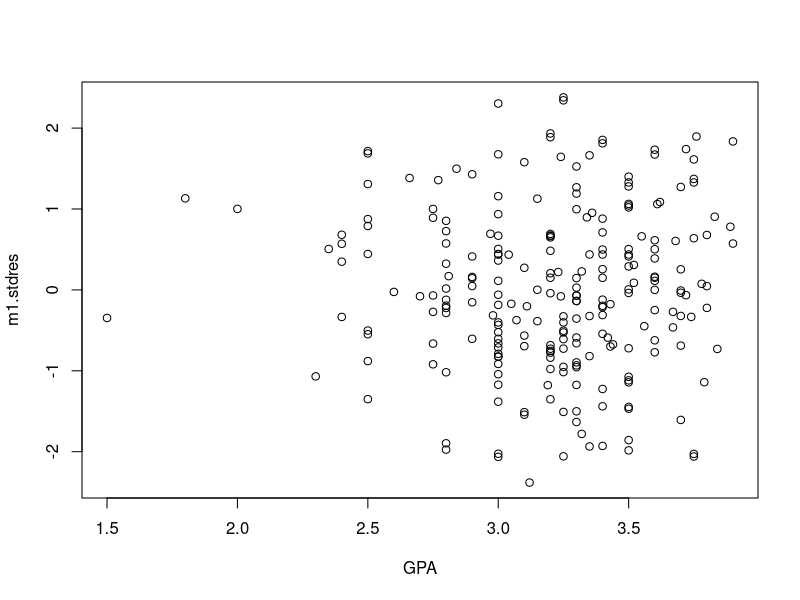
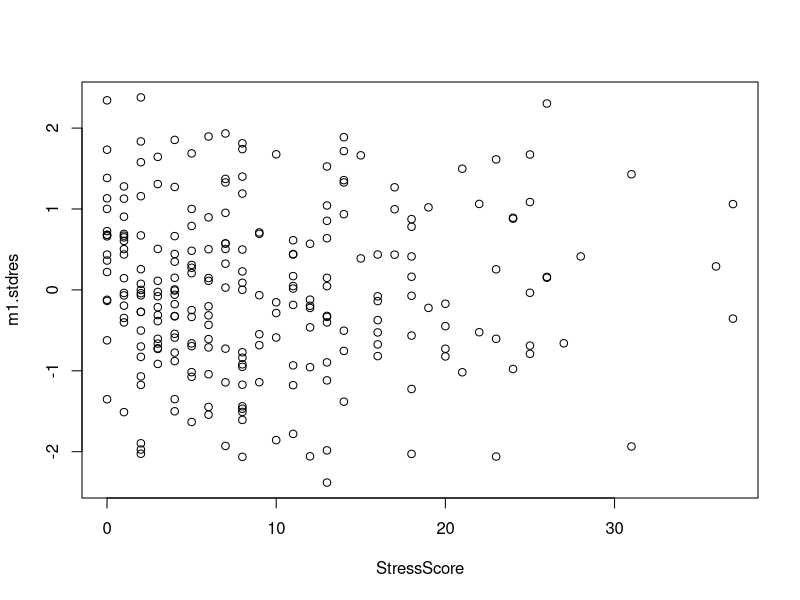
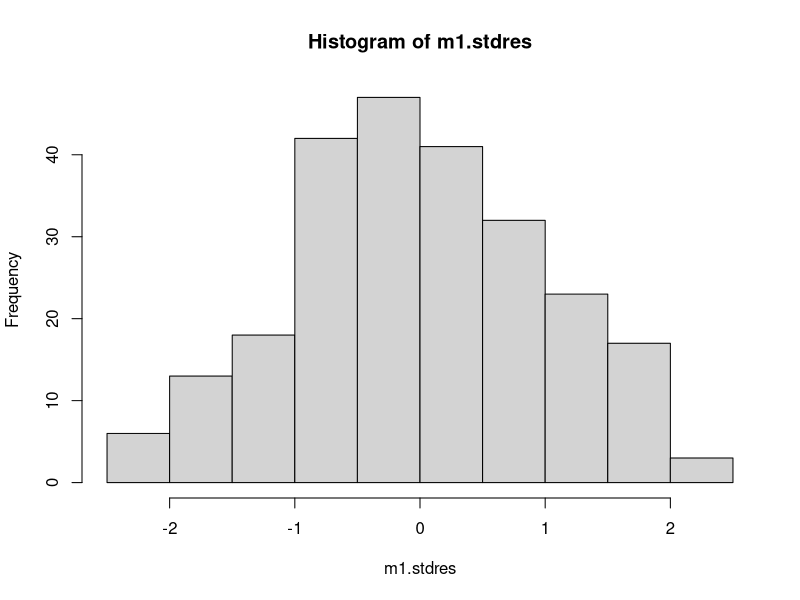
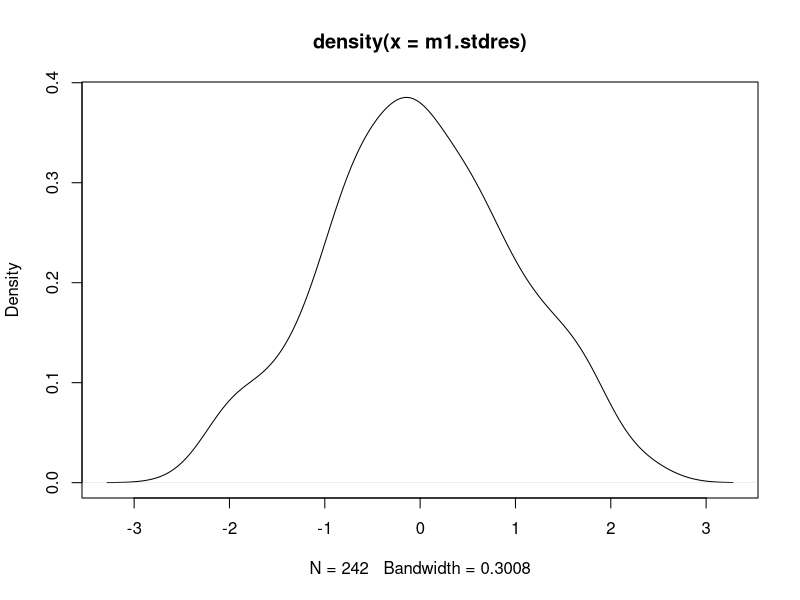
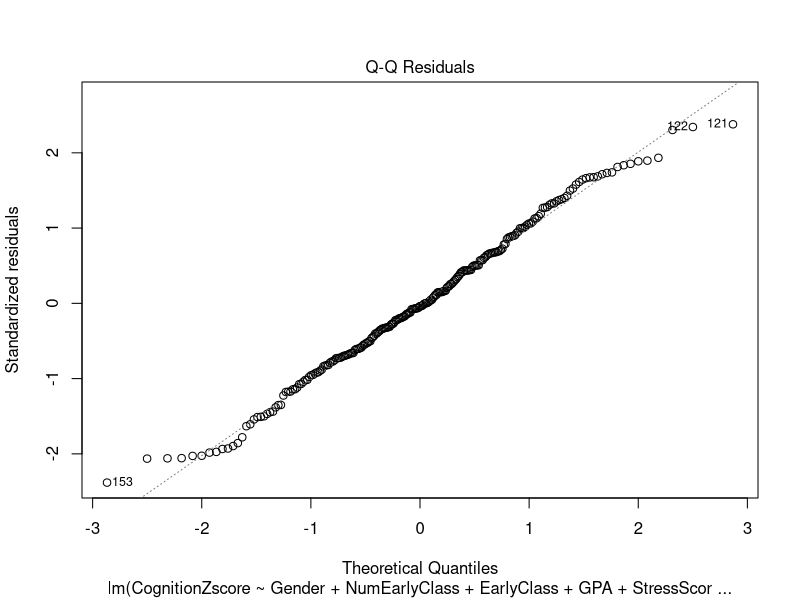
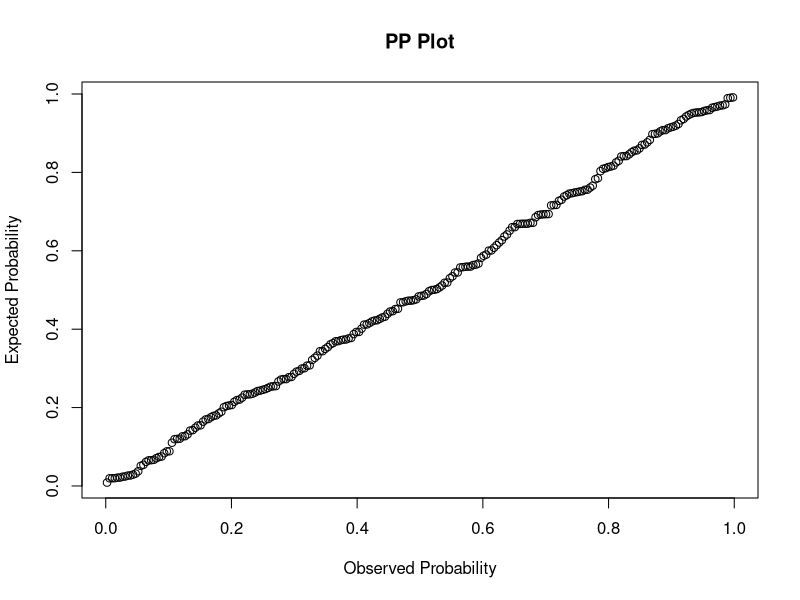
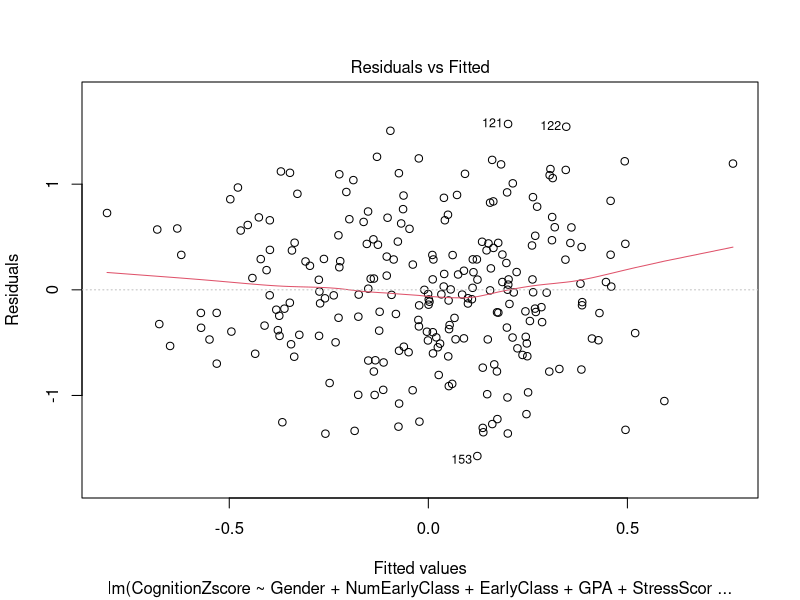
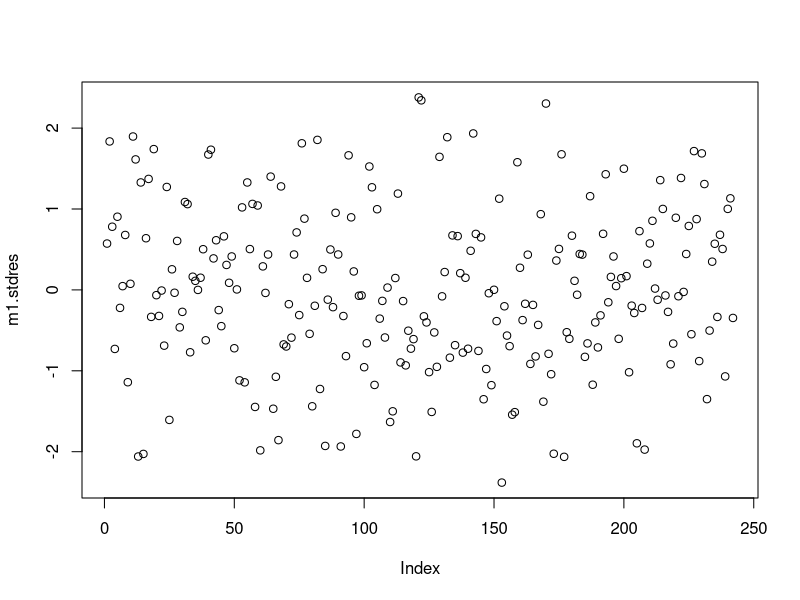

R code for these plots, in order:
#dat<-read.csv("sleepedit.csv",header=T) #pre-edited data, without aliased coefficients
dat<-read.csv("sleepcut.csv", header=T) #missing first 10 rows so we can test with this later
head(dat)

#starting point of backwards stepwise
m1<-lm(CognitionZscore ~ Gender + NumEarlyClass + EarlyClass + GPA + StressScore, data = dat)
summary(m1) #this model looks really good!!! all variables significant :)

#Partial F tests__________________________________________________________

#DepressionStatus
full1<-lm(CognitionZscore~ Gender + NumEarlyClass + EarlyClass + GPA + StressScore+ DepressionStatus,  data=dat)
anova(m1,full1)

#WeekdayRise
full2<-lm(CognitionZscore~ Gender + NumEarlyClass + EarlyClass + GPA + StressScore+ WeekdayRise,  data=dat)
anova(m1, full2)

#CLassesMissed
full3<-lm(CognitionZscore~ Gender + NumEarlyClass + EarlyClass + GPA + StressScore+ ClassesMissed,  data=dat)
anova(m1, full3)

#AnxietyStatus
full4<-lm(CognitionZscore~ Gender + NumEarlyClass + EarlyClass + GPA + StressScore+ AnxietyStatus,  data=dat)
anova(m1,full4)

#ClassYear
full5<-lm(CognitionZscore~ Gender + NumEarlyClass + EarlyClass + GPA + StressScore+ ClassYear,  data=dat)
anova(m1,full5)

#GPA*Gender
full6<-lm(CognitionZscore~ Gender + NumEarlyClass + EarlyClass + GPA + StressScore+ GPA*Gender,  data=dat)
anova(m1,full6)

#AverageSleep
full7<-lm(CognitionZscore~ Gender + NumEarlyClass + EarlyClass + GPA + StressScore+ AverageSleep,  data=dat)
anova(m1,full7)

#testing assumptions on m1______________________________________________________

#LINEARITY?
m1.stdres<- rstandard(m1)
with(dat, plot(GPA, m1.stdres))
with(dat, plot(StressScore, m1.stdres))

#NORMALITY?
  #histogram
hist(m1.stdres)
plot(density(m1.stdres))
  #Q-Q plot 
plot(m1, which=c(2))
  #P-P plot
probDist <- pnorm(m1.stdres)
plot(ppoints(length(m1.stdres)), sort(probDist), main = 'PP Plot', xlab = 'Observed Probability', ylab = 'Expected Probability')

#CONSTANT VARIANCE?
plot(m1, which=c(1))

#INDEPENDENCE?
plot(m1.stdres)

#Other areas to test

#COLLINEARITY?
  #correlation matrix, >|0.8|?
cor(dat$StressScore,dat$GPA)
  #scatterplot matrix
pairs(~GPA + StressScore, data=dat)
  #VIF, >10? serious problem
install.packages('car')
library(car)
vif(m1)

